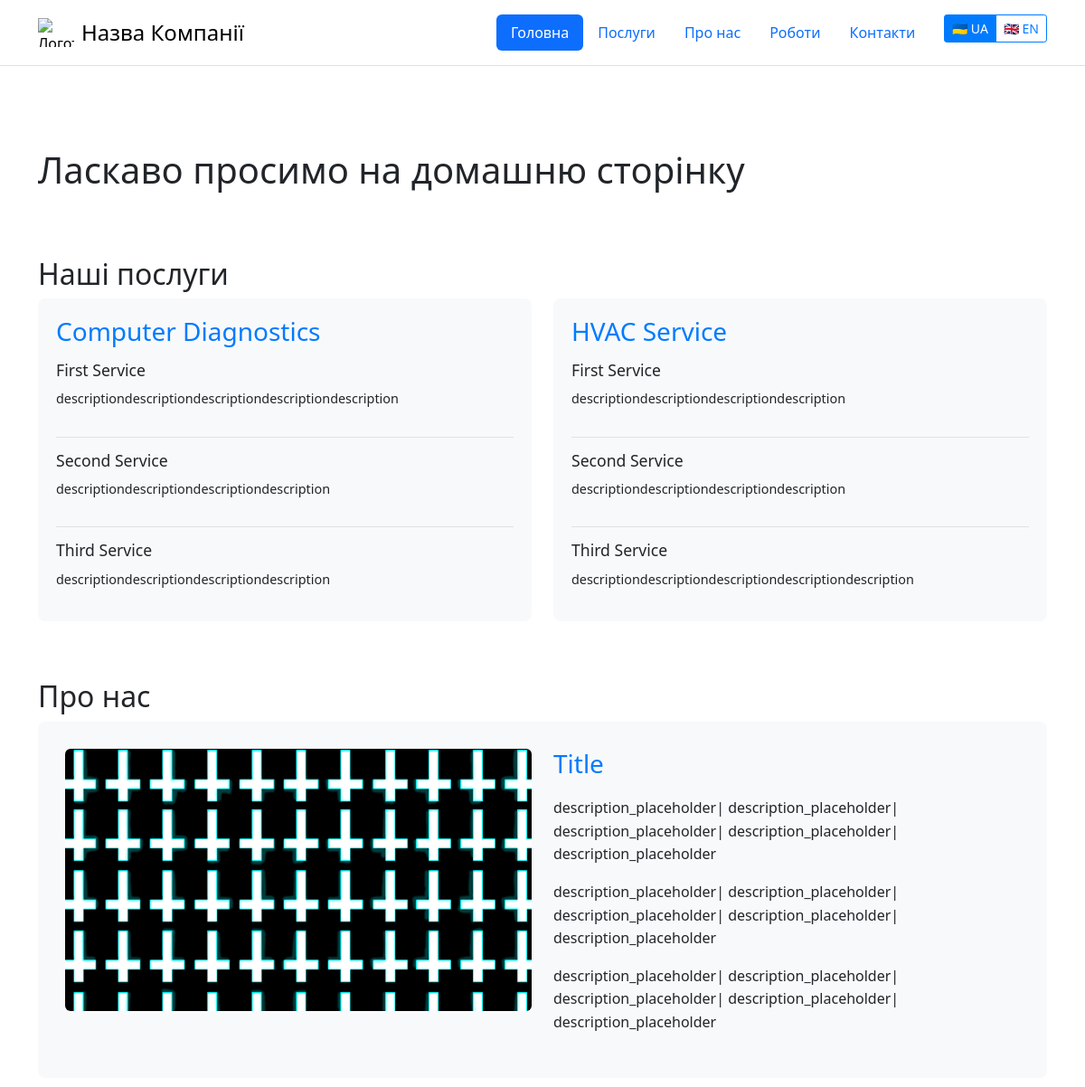
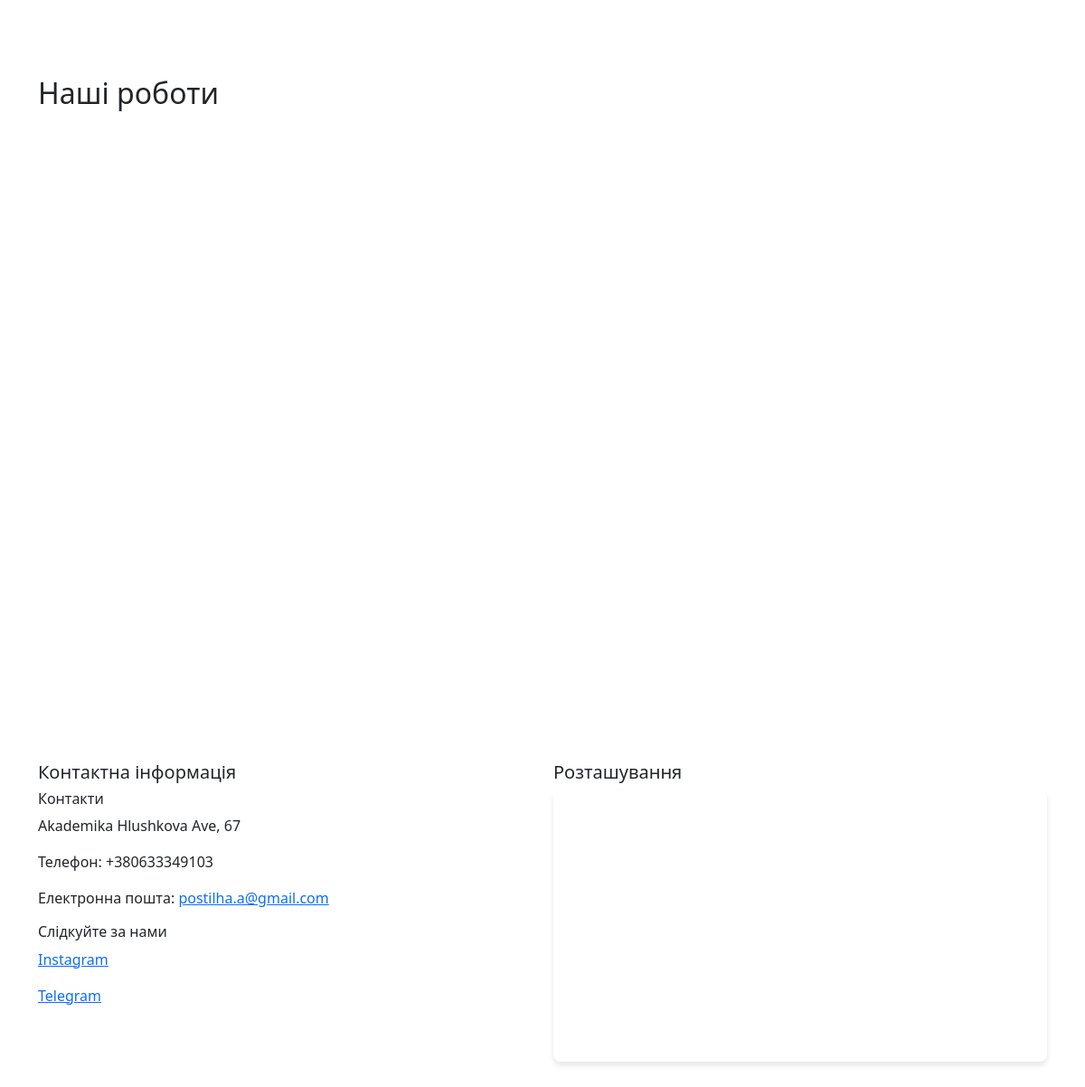
The page / on the database its author committed (2 pictures, top to bottom).
### cases/models.py (models this page shows, shortened)
class TimeStampedModel(models.Model):
    created_at = models.DateTimeField(_("Created At"), default=timezone.now)
    updated_at = models.DateTimeField(_("Updated At"), auto_now=True)
    class Meta:
        abstract = True

class ServiceCategory(TimeStampedModel):
    name = models.CharField(_("Name"), max_length=100)
    class Meta:
        verbose_name = _("Service Category")
        verbose_name_plural = _("Service Categories")
        ordering = ["name"]

class Service(TimeStampedModel):
    category = models.ForeignKey(
        ServiceCategory,
        verbose_name=_("Category"),
        on_delete=models.CASCADE,
        related_name="services",
    )
    title = models.CharField(_("Title"), max_length=255)
    description = CKEditor5Field(_("Description"), config_name="extends")
    icon = models.ImageField(_("Icon"), upload_to="images", blank=True)
    is_active = models.BooleanField(_("Is Active"), default=True)
    class Meta:
        ordering = ["category", "title"]
        verbose_name = _("Service")
        verbose_name_plural = _("Services")
        indexes = [models.Index(fields=["is_active"])]

class AboutMessage(TimeStampedModel):
    title = models.CharField(_("Title"), max_length=255)
    content = CKEditor5Field(_("Text"), config_name="extends")
    class Meta:
        verbose_name = _("About Message")
        verbose_name_plural = _("About Messages")

class AboutImage(models.Model):
    about_image = models.ForeignKey(
        AboutMessage,
        verbose_name=_("About Message"),
        on_delete=models.CASCADE,
        related_name="images",
    )
    image = models.ImageField(_("Image"), upload_to="images")
    image_alt = models.CharField(_("Image Alt"), max_length=255, blank=True)
    class Meta:
        verbose_name = _("About Image")
        verbose_name_plural = _("About Images")

class Case(TimeStampedModel):
    title = models.CharField(_("Title"), max_length=255)
    description = CKEditor5Field(_("Text"), config_name="extends")
    preview_image = models.ImageField(_("Preview Image"), upload_to="images")
    preview_image_alt = models.CharField(
        _("Preview Image Alt"), max_length=255, blank=True
    )
    main_page_visibility = models.BooleanField(_("Main Page Visibility"), default=True)
    added_by = models.ForeignKey(
        settings.AUTH_USER_MODEL,
        verbose_name=_("Added By"),
        on_delete=models.SET_NULL,
        null=True,
        blank=True,
    )
    class Meta:
        ordering = ["-created_at"]
        verbose_name = _("Case")
        verbose_name_plural = _("Cases")
        indexes = [
            models.Index(fields=["main_page_visibility"]),
        ]

class Contact(TimeStampedModel):
    address = models.CharField(_("Address"), max_length=255)
    phone_number = PhoneNumberField(_("Phone Number"))
    email = models.EmailField(_("Email"))
    instagram_link = models.URLField(_("Instagram"), blank=True)
    telegram_link = models.URLField(_("Telegram"), blank=True)
    class Meta:
        verbose_name = _("Contact")
        verbose_name_plural = _("Contacts")

### cases/views.py (the view)
class HomeView(ListView):
    model = Case
    template_name = "cases/home.html"
    context_object_name = "cases"
    def get(self, request, *args, **kwargs):
        logger.info(f"Home view - Current language: {translation.get_language()}")
        logger.info(f"Home view - Session data: {dict(request.session)}")
        logger.info(f"Home view - Cookies: {request.COOKIES}")
        return super().get(request, *args, **kwargs)
    def dispatch(self, request, *args, **kwargs):
        lang_code = request.session.get("django_language") or request.COOKIES.get(
            "django_language"
        )
        if lang_code:
            translation.activate(lang_code)
            request.LANGUAGE_CODE = lang_code
        return super().dispatch(request, *args, **kwargs)
    def get_context_data(self, **kwargs):
        context = super().get_context_data(**kwargs)
        context["service_categories"] = ServiceCategory.objects.all()
        context["about_message"] = AboutMessage.objects.last()
        context["active_case"] = self.get_queryset().first()
        return context
    def get_queryset(self):
        return Case.objects.filter(main_page_visibility=True).order_by("-created_at")

### cases/context_processors.py (called while the page is built)
def contact_info(request):
    contact = Contact.objects.last()
    return {"global_contact": contact}

### cases/templates/cases/home.html
{% extends 'base.html' %}
{% load i18n %}
{% load static %}
{% block content %}
<main role="main">
    <section id="home-section" class="section" aria-labelledby="home-title">
        <h1 id="home-title">{% trans "Welcome to the Home Page" %}</h1>
    </section>
    <section id="services-section" class="section" aria-labelledby="services-title">
        <h2 id="services-title">{% trans "Our Services" %}</h2>
        {% include 'cases/partials/services_list.html' %}
    </section>
    <section id="about-section" class="section" aria-labelledby="about-title">
        <h2 id="about-title">{% trans "About Us" %}</h2>
        {% include 'cases/partials/about_content.html' %}
    </section>
    <section id="cases-section" class="section" aria-labelledby="cases-title">
        <h2 id="cases-title" class="mb-4">{% trans "Our Cases" %}</h2>
        {% include 'cases/partials/cases_carousel.html' with active_case=cases.first %}
    </section>
</main>
{% endblock %}

### cases/templates/cases/partials/services_list.html (shortened to what this page needs)
{% load i18n %}
<div class="row">
    {% for category in service_categories %}
        <div class="col-md-6 mb-6">
            <div class="service-category">
                <h3 class="category-title">{{ category.name }}</h3>
                <ul class="list-unstyled">
                    {% for service in category.services.all %}
                        {% if service.is_active %}
                            <li class="service-item">
                                <div class="service-header">
                                    <h4 class="service-title">{{ service.title }}</h4>
                                </div>
                                <div class="service-description">{{ service.description|safe }}</div>
                            </li>
                        {% endif %}
                    {% endfor %}
                </ul>
            </div>
        </div>
    {% endfor %}
</div>

### cases/templates/cases/partials/about_content.html
{% load i18n %}
{% if about_message %}
<div class="about-section">
    <div class="row">
        <div class="col-md-6 mb-4">
            {% if about_message.images.first %}
                <img src="{{ about_message.images.first.image.url }}"
                     alt="{{ about_message.images.first.image_alt|default:_('About us image') }}"
                     class="about-image img-fluid rounded">
            {% endif %}
        </div>
        <div class="col-md-6">
            <h3 class="about-title">{{ about_message.title }}</h3>
            <div class="about-content">
                {{ about_message.content|safe }}
            </div>
        </div>
    </div>
</div>
{% else %}
<p>{% trans "No about content available." %}</p>
{% endif %}

### cases/templates/cases/partials/cases_carousel.html (shortened to what this page needs)
{% load i18n %}
{% load static %}
<div id="cases-section" class="container mt-4">
    <div id="cases-carousel" class="carousel slide" data-bs-ride="carousel">
        <div class="carousel-inner">
            {% for case in cases %}
            <div id="case-{{ case.id }}"
                 class="carousel-item {% if case == active_case %}active{% endif %}">
                <div class="case-container">
                    <img src="{{ case.preview_image.url }}" class="case-image" alt="{{ case.title }}">
                </div>
            </div>
            {% endfor %}
        </div>
        <button class="carousel-control-prev"
                type="button"
                data-bs-target="#cases-carousel"
                data-bs-slide="prev">
            <span class="carousel-control-prev-icon" aria-hidden="true"></span>
        </button>
        <button class="carousel-control-next"
                type="button"
                data-bs-target="#cases-carousel"
                data-bs-slide="next">
            <span class="carousel-control-next-icon" aria-hidden="true"></span>
        </button>
    </div>
</div>

### cases/templates/cases/partials/contacts.html
{% load i18n %}
<h6>{% trans "Contact Us" %}</h6>
<p>{{ global_contact.address }}</p>
<p>{% trans "Phone" %}: {{ global_contact.phone_number }}</p>
<p>{% trans "Email" %}: <a href="mailto:{{ global_contact.email }}">{{ global_contact.email }}</a></p>
<h6>{% trans "Follow Us" %}</h6>
{% if global_contact.instagram_link %}
    <p><a href="{{ global_contact.instagram_link }}" target="_blank">Instagram</a></p>
{% endif %}
{% if global_contact.telegram_link %}
    <p><a href="{{ global_contact.telegram_link }}" target="_blank">Telegram</a></p>
{% endif %}

### cases/static/css/styles.css (style rules this page uses)
body { padding-top: 76px; }
.section { padding: 2rem 0; }
.carousel { position: relative; overflow: hidden; }
.carousel-inner { display: flex; transition: transform 0.3s ease-in-out; }
.carousel-item { flex: 0 0 100%; }
.service-category { background-color: #f8f9fa; border-radius: 8px; padding: 20px; height: 100%; }
.category-title { color: #007bff; margin-bottom: 15px; }
.service-item { margin-bottom: 15px; padding-bottom: 15px; border-bottom: 1px solid #dee2e6; }
.service-item:last-child { border-bottom: none; padding-bottom: 0; }
.service-header { display: flex; align-items: center; margin-bottom: 10px; }
.service-title { margin: 0; font-size: 1.1rem; }
.service-description { font-size: 0.9rem; }
.about-section { background-color: #f8f9fa; padding: 30px; border-radius: 8px; margin-bottom: 30px; }
.about-title { color: #007bff; margin-bottom: 20px; }
.about-image { width: 100%; height: auto; object-fit: cover; margin-bottom: 20px; }
.about-content { font-size: 1rem; line-height: 1.6; }
#cases-carousel { margin-bottom: 2rem; }
.case-container { position: relative; overflow: hidden; border-radius: 8px; }
.case-image { width: 100%; height: 600px; object-fit: cover; transition: transform 0.3s ease; }
#home-section { padding-top: 4rem; }

### cases/static/css/cases/carousel.css (style rules this page uses)
.carousel-control-prev-icon, .carousel-control-next-icon { background-size: 100%, 100%; width: 30px; height: 30px; }

### rows shown on the page
ServiceCategory: name "Computer Diagnostics"
Service: title "First Service", description "descriptiondescriptiondescriptiondescriptiondescription"
Service: title "Second Service", description "descriptiondescriptiondescriptiondescription"
Service: title "Third Service", description "descriptiondescriptiondescriptiondescription"
ServiceCategory: name "HVAC Service"
Service: title "First Service", description "descriptiondescriptiondescriptiondescription"
Service: title "Second Service", description "descriptiondescriptiondescriptiondescription"
Service: title "Third Service", description "descriptiondescriptiondescriptiondescriptiondescription"
AboutMessage: images.first.image (picture), title "Title", content "description_placeholder| description_placeholder| description_placeholder| description_placeholder| description_placeholder description_placeholder| description_placeholder| description_placeholder| description_placeholder| description_placeholder description_placeholder| description_placeholder| description_placeholder| description_placeholder| description_placeholder"
Case: preview_image (picture)
Contact: address "Akademika Hlushkova Ave, 67", phone_number "+380633349103", email "postilha.a@gmail.com"
